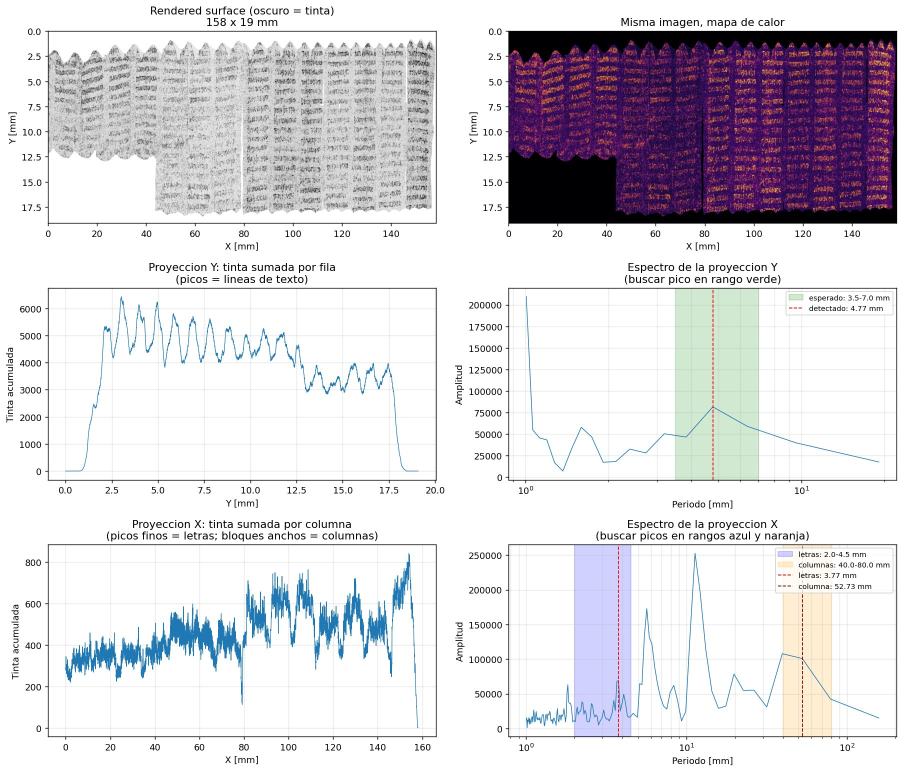
#> input picture examples/analysis_fourier.png, 1805 x 1544 px (shown at 1/2 size)
$ python phase_tracking.py search ../examples/analysis_fourier.png
#> lines starting #> are read from the running program, lines starting #| are printed output that depends on the picture
#!/usr/bin/env python3
"""
phase_tracking.py -- Period-phase search and phase-glitch tracking.

Diego C. V. (vesuvius-topological-grid) -- mode 10.

WHAT THIS CLOSES
----------------
`epoch_folding_prototype.py` states its own limit in its docstring: line
centres are found on a clean image, and "on real raw data the algorithm must
SEARCH for the period and phase of the fold by maximizing the contrast of the
folded profile (period-phase search, as in pulsars), not assume them known.
That search is the natural next step."

This is that step. Two things follow from it, and the second was not obvious:

1. The search itself. Classic epoch folding: for each trial period, fold the
   profile and score it with the chi-square of the folded bins against a flat
   profile. The true period maximizes it. No peak-finding on a clean image,
   no assumed period, and it degrades gracefully with noise instead of
   collapsing.

2. Phase TRACKING, which the prototype threw away. `fold_lines` already walks
   the image in windows and computes line centres per window -- then averages
   every strip together, discarding where each window sat. That per-window
   phase is a signal in its own right: in an intact surface it drifts slowly
   and smoothly; a discontinuity in the underlying surface displaces the text
   and steps it. A phase glitch, in the pulsar-timing sense.

WHY A GLITCH IS NOT A DRIFT
---------------------------
The distinction is the whole tool, and it is the failure mode a naive version
would get wrong. Writing that sits slightly skew to the roll axis produces a
phase that drifts LINEARLY across the render -- large in total, and entirely
innocent. A surface discontinuity produces a STEP. Exam C exists to enforce
this: a pure linear drift, however steep, must raise zero glitches.

WHICH AXIS, AND WHAT IT MEANS
-----------------------------
    --axis lines    period along the roll axis (line spacing, ~2.79 mm)
    --axis columns  period along the unrolled arc (column period, ~43 mm)

For detecting a jump to a neighbouring winding, `columns` is the informative
one. A skip displaces the text along the arc by roughly one circumference,
which is not a multiple of the column period, so the column lattice steps.
The line lattice need NOT step: the scribe wrote on a flat sheet, so lines sit
at the same height on every winding, and only skew makes them move. Do not
read a clean line phase as evidence of an intact surface.

Practical note on sampling: a render carrying only ~10 column periods gives
the search very little to work with along that axis. With few periods,
locating the blank intercolumn bands directly and checking the sequence of
gap-to-gap distances is the more robust test, and needs none of this code.
This tool earns its place where the periods are many and the signal is buried
-- which is the raw-intensity case the prototype was always aimed at.

USAGE
-----
    python phase_tracking.py search IMAGE.png --width-mm 129 --axis lines
    python phase_tracking.py track IMAGE.png --width-mm 129 --axis lines \
        --csv phase.csv --plot phase.png
    python phase_tracking.py test
"""

import argparse
import sys
import numpy as np

BANDS_MM = {'lines': (1.0, 8.0), 'columns': (20.0, 90.0)}


# ---------------------------------------------------------------------------
# Period-phase search (epoch folding)
# ---------------------------------------------------------------------------
def fold_chi2(x, coord, period, n_bins=16):
    """Epoch-folding statistic: chi-square of the folded profile against a
    flat one. This is the pulsar-timing test for periodicity, and it is what
    replaces assuming the period.

    x     : signal samples
    coord : position of each sample, same units as period
    """
    x = np.asarray(x, float)
    var = x.var()
    if var <= 0:
        return 0.0
    ph = np.mod(coord / period, 1.0)
    idx = np.minimum((ph * n_bins).astype(int), n_bins - 1)
    total = 0.0
    mean = x.mean()
    for b in range(n_bins):
        m = idx == b
        n = int(m.sum())
        if n:
            total += n * (x[m].mean() - mean) ** 2
    return float(total / var)


def fold_phase(x, coord, period):
    """Phase of the fundamental, in [0, 1).

    Taken as the argument of the first Fourier harmonic rather than the peak
    of the folded profile: it is continuous, needs no binning, and does not
    jitter by a bin width when the profile is noisy.
    """
    x = np.asarray(x, float)
    x = x - x.mean()
    z = np.sum(x * np.exp(-2j * np.pi * coord / period))
    return float((np.angle(z) / (2 * np.pi)) % 1.0), float(np.abs(z))


def period_search(profile, pixel_mm, p_min, p_max, n_trials=1200, n_bins=16,
                  reject_harmonics=True):
    """Scan trial periods and return the chi-square maximum.

    Harmonic rejection: epoch folding scores a true period P and its
    multiples 2P, 3P... almost as highly, because a profile folded at 2P
    simply shows the pattern twice. Left alone, the search can settle on a
    multiple and report a period that is really two lines, or two columns.
    When the best candidate has a sub-multiple within the band scoring above
    `harmonic_keep` of its chi-square, the sub-multiple is preferred -- the
    fundamental, not its echo.
    """
    x = np.asarray(profile, float)
    coord = np.arange(x.size) * pixel_mm
    periods = np.linspace(p_min, p_max, n_trials)
    chi2 = np.array([fold_chi2(x, coord, p, n_bins) for p in periods])
    best = int(np.argmax(chi2))
    p_best, c_best = float(periods[best]), float(chi2[best])

    if reject_harmonics:
        harmonic_keep = 0.60
        for k in (5, 4, 3, 2):
            p_sub = p_best / k
            if p_sub < p_min:
                continue
            j = int(np.argmin(np.abs(periods - p_sub)))
            # take the local maximum near the sub-multiple, not one sample
            lo, hi = max(0, j - 6), min(len(periods), j + 7)
            jj = lo + int(np.argmax(chi2[lo:hi]))
            if chi2[jj] > harmonic_keep * c_best:
                p_best, c_best = float(periods[jj]), float(chi2[jj])
                break

    ph, amp = fold_phase(x, coord, p_best)
    return dict(period_mm=p_best, chi2=c_best, phase=ph, amplitude=amp,
                periods=periods, chi2_curve=chi2)


# ---------------------------------------------------------------------------
# Phase tracking and glitch detection
# ---------------------------------------------------------------------------
def axis_profile(img, axis):
    """lines -> period runs down the rows; columns -> across the columns."""
    return img.sum(axis=1) if axis == 'lines' else img.sum(axis=0)


# [36 lines left out: function track_phase, not called in this run]


def unwrap_phase(ph):
    """Phases are circular; a drift past 1.0 must not read as a step."""
    return np.unwrap(np.asarray(ph) * 2 * np.pi) / (2 * np.pi)


# [145 lines left out: functions find_glitches, acceptance_test, not called in this run]


# ---------------------------------------------------------------------------
def load_image(path):
#> called with path = '../examples/analysis_fourier.png'
    from PIL import Image
    Image.MAX_IMAGE_PIXELS = None
    return np.asarray(Image.open(path).convert('L'), float)
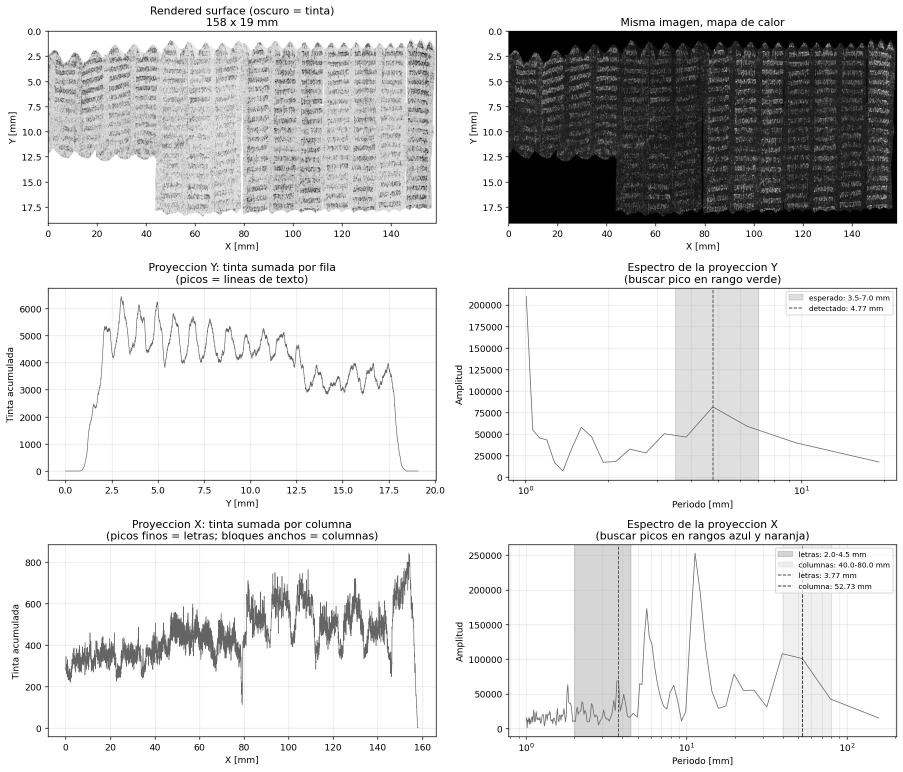
#> returned value: shape (1544, 1805) float64 (shown at 1/2 size); min 0, max 255, mean 217.1


def main():
    ap = argparse.ArgumentParser(description=__doc__.splitlines()[1])
    ap.add_argument('mode', choices=['search', 'track', 'test'])
    ap.add_argument('image', nargs='?', default=None)
    ap.add_argument('--width-mm', type=float, default=129.0)
    ap.add_argument('--axis', choices=['lines', 'columns'], default='lines')
    ap.add_argument('--period-mm', type=float, default=None,
                    help='skip the search and track at this period')
    ap.add_argument('--csv', type=str, default=None)
    ap.add_argument('--plot', type=str, default=None)
    args = ap.parse_args()

    if args.mode == 'test' or args.image is None:
        r = acceptance_test()
        sys.exit(0 if all(v['passed'] for v in r.values()) else 1)

    img = load_image(args.image)
    pixel_mm = args.width_mm / img.shape[1]
#> pixel_mm = 0.0715
    p_min, p_max = BANDS_MM[args.axis]
    print(f"[image] {img.shape[1]} x {img.shape[0]} px, "
          f"{pixel_mm*1000:.1f} um/px")
#| [image] 1805 x 1544 px, 71.5 um/px

    if args.period_mm:
        P = args.period_mm
        print(f"[period] {P:.3f} mm (given, search skipped)")
    else:
        prof = axis_profile(img, args.axis)
#> prof = 1544 values, max 460275 at index 0, min 58206 at index 62, mean 391813.5
        r = period_search(prof, pixel_mm, p_min, p_max)
#> in period_search, `x = np.asarray(profile, float)`: x has the same summary as prof in main
#> in fold_chi2, `x = np.asarray(x, float)`: x has the same summary as prof in main
#> in fold_chi2, `var = x.var()`: var = 7.35e+09
#> in fold_chi2, `mean = x.mean()`: mean = 391813.5
#> the loop in fold_chi2, `for b in range(n_bins):` made 16 passes
#> total on passes 1 to 12: 621001182.5, 2.51e+09, 4.99e+09, 1.01e+10, 1.95e+10, 2.78e+10, 7.68e+10, 1.07e+11, 1.07e+11, 1.19e+11, 1.24e+11, 1.29e+11
#> after the loop in fold_chi2, `for b in range(n_bins):`: total = 2.34e+11
#> the loop in fold_chi2 (call 2), `for b in range(n_bins):` made 16 passes
#> total on passes 1 to 12: 600741430.4, 1.82e+09, 2.05e+09, 2.05e+09, 2.2e+09, 2.62e+09, 5.88e+09, 5.89e+09, 6.27e+09, 6.47e+09, 6.93e+09, 7.19e+09
        P = r['period_mm']
        n_per = (img.shape[0 if args.axis == 'lines' else 1] * pixel_mm) / P
        print(f"[period] {P:.3f} mm  (chi2 {r['chi2']:.0f}, phase "
              f"{r['phase']:.3f}, {n_per:.0f} periods in the image)")
#| [period] 1.286 mm  (chi2 34, phase 0.905, 86 periods in the image)
        if n_per < 12:
            print(f"[warning] only {n_per:.0f} periods along this axis. The "
                  f"search is weak here; locating\n          the bands "
                  f"directly is more robust than folding them.")

    if args.mode == 'search':
        return

    x, ph, amp = track_phase(img, pixel_mm, P, args.axis)
    g, u, resid = find_glitches(x, ph)
    print(f"[track ] {len(x)} windows, total drift "
          f"{u[-1]-u[0]:+.2f} periods (skew is innocent and is fitted out)")
    if g:
        print(f"[glitch] {len(g)} step(s) beyond the drift:")
        for gg in g:
            print(f"           {gg['x_mm']:8.1f} mm   step "
                  f"{gg['step']:+.3f} periods ({gg['sigma']:.1f} sigma)")
    else:
        print("[glitch] none: the phase is consistent with a smooth drift")

    if args.csv:
        np.savetxt(args.csv,
                   np.column_stack([x, ph, u, resid, amp]), delimiter=',',
                   header='x_mm,phase,unwrapped,residual,amplitude',
                   comments='', fmt='%.5f')
        print(f"[csv] {args.csv}")

    if args.plot:
        import matplotlib
        matplotlib.use('Agg')
        import matplotlib.pyplot as plt
        fig, axes = plt.subplots(2, 1, figsize=(11, 7), sharex=True)
        axes[0].plot(x, u, '.-', ms=3, lw=0.8)
        axes[0].set_ylabel('unwrapped phase (periods)')
        axes[0].set_title(f'Phase track at {P:.3f} mm ({args.axis})')
        axes[1].plot(x, resid, '.-', ms=3, lw=0.8, color='0.3')
        for gg in g:
            for a in axes:
                a.axvline(gg['x_mm'], color='r', ls='--', lw=1)
        axes[1].set_ylabel('residual after removing drift')
        axes[1].set_xlabel('position (mm)')
        axes[1].set_title('A drift is skew; a step is a discontinuity')
        fig.tight_layout(); fig.savefig(args.plot, dpi=150)
        print(f"[plot] {args.plot}")


if __name__ == '__main__':
    main()
